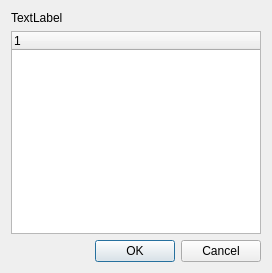
<?xml version="1.0" encoding="UTF-8"?>
<ui version="4.0">
 <class>CharacBoxWhiskerTemplateDialog</class>
 <widget class="QDialog" name="CharacBoxWhiskerTemplateDialog">
  <property name="geometry">
   <rect>
    <x>0</x>
    <y>0</y>
    <width>272</width>
    <height>273</height>
   </rect>
  </property>
  <property name="windowTitle">
   <string>Characterization Box-Whisker Chart Template</string>
  </property>
  <property name="windowIcon">
   <iconset resource="gex.qrc">
    <normaloff>:/gex/icons/gex_application_48x48.png</normaloff>:/gex/icons/gex_application_48x48.png</iconset>
  </property>
  <layout class="QGridLayout" name="gridLayout">
   <item row="0" column="0">
    <widget class="QLabel" name="label">
     <property name="text">
      <string>TextLabel</string>
     </property>
    </widget>
   </item>
   <item row="1" column="0">
    <widget class="QTreeWidget" name="treeWidgetAggregate">
     <column>
      <property name="text">
       <string notr="true">1</string>
      </property>
     </column>
    </widget>
   </item>
   <item row="2" column="0">
    <widget class="QDialogButtonBox" name="buttonBox">
     <property name="orientation">
      <enum>Qt::Horizontal</enum>
     </property>
     <property name="standardButtons">
      <set>QDialogButtonBox::Cancel|QDialogButtonBox::Ok</set>
     </property>
    </widget>
   </item>
  </layout>
 </widget>
 <resources>
  <include location="gex.qrc"/>
 </resources>
 <connections>
  <connection>
   <sender>buttonBox</sender>
   <signal>accepted()</signal>
   <receiver>CharacBoxWhiskerTemplateDialog</receiver>
   <slot>accept()</slot>
   <hints>
    <hint type="sourcelabel">
     <x>248</x>
     <y>254</y>
    </hint>
    <hint type="destinationlabel">
     <x>157</x>
     <y>274</y>
    </hint>
   </hints>
  </connection>
  <connection>
   <sender>buttonBox</sender>
   <signal>rejected()</signal>
   <receiver>CharacBoxWhiskerTemplateDialog</receiver>
   <slot>reject()</slot>
   <hints>
    <hint type="sourcelabel">
     <x>316</x>
     <y>260</y>
    </hint>
    <hint type="destinationlabel">
     <x>286</x>
     <y>274</y>
    </hint>
   </hints>
  </connection>
 </connections>
</ui>
